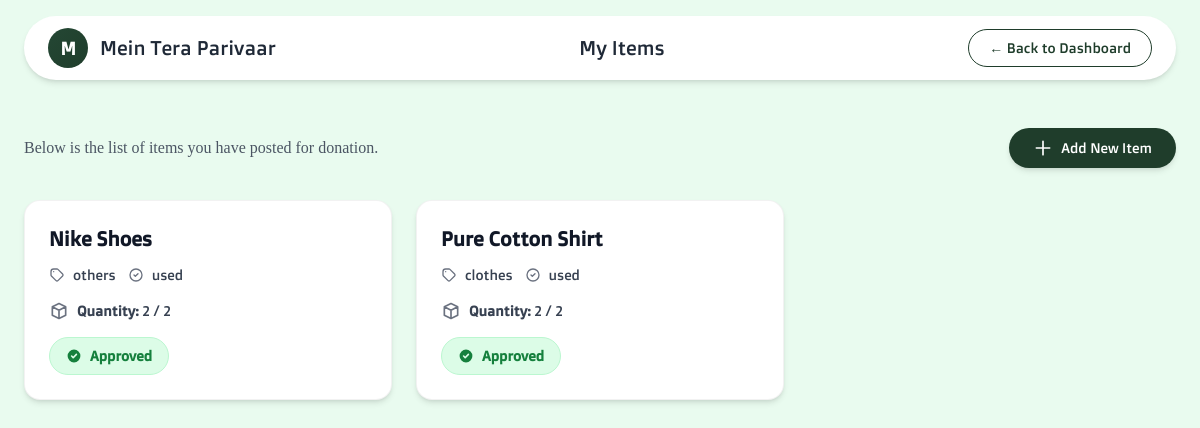
The app's page /items/myitemslist/ (signed in) with its own data.
### items/models.py (models this page shows, shortened)
class Item(models.Model):
    CATEGORY_CHOICES = (
        ('clothes', 'Clothes'),
        ('education', 'Education'),
        ('furniture', 'Furniture'),
        ('electronics', 'Electronics'),
        ('others', 'Others'),
    )
    CONDITION_CHOICES = (
        ('new', 'New'),
        ('used', 'Used'),
        ('very_good', 'Very Good'),
        ('good', 'Good'),
        ('fair', 'Fair'),
    )
    APPROVAL_STATUS_CHOICES = (
        ('pending', 'Pending'),
        ('approved', 'Approved'),
        ('rejected', 'Rejected'),
    )
    BOARD_TYPE_CHOICES = (
        ('MPBOARD', 'MP Board'),
        ('STATEBOARD', 'State Board'),
        ('CBSE', 'CBSE'),
        ('ICSE', 'ICSE'),
        ('OTHER', 'Other'),
    )
    owner = models.ForeignKey(
        settings.AUTH_USER_MODEL,
        on_delete=models.CASCADE,
        related_name='items'
    )
    name = models.CharField(max_length=200)
    category = models.CharField(max_length=50, choices=CATEGORY_CHOICES)
    condition = models.CharField(max_length=50, choices=CONDITION_CHOICES)
    description = models.TextField(blank=True)
    board_type = models.CharField(
        max_length=50,
        choices=BOARD_TYPE_CHOICES,
        blank=True,
        null=True
    )
    dice_code = models.CharField(max_length=20, blank=True, null=True)
    total_quantity = models.PositiveIntegerField(default=1)
    available_quantity = models.PositiveIntegerField(default=1)
    is_active = models.BooleanField(default=True)
    approval_status = models.CharField(
        max_length=20,
        choices=APPROVAL_STATUS_CHOICES,
        default='pending'
    )
    rejection_reason = models.TextField(blank=True, null=True)
    created_at = models.DateTimeField(auto_now_add=True)
    image = models.ImageField(
        upload_to='item_images/',
        blank=True,
        null=True
    )
    video = models.FileField(
        upload_to='item_videos/',
        blank=True,
        null=True
    )
    objects = models.Manager()        # default (admin & internal)
    approved = ApprovedItemManager()  # public

### items/views.py (the view)
# urls.py: path('myitemslist/', my_items_list, name='my_items_list'),
@login_required
@never_cache
def my_items_list(request):
    my_items = Item.objects.filter(
        owner=request.user,
        available_quantity__gt=0
    ).order_by('-created_at')
    context = {
        'my_items': my_items
    }
    return render(request, 'items/my_item_list.html', context)

### templates/items/my_item_list.html (shortened to what this page needs)
<!DOCTYPE html>
<html lang="en">
<head>
    <script src="https://cdn.tailwindcss.com"></script>
    {% load static %}
    <link rel="stylesheet" href="{% static 'css/globals.css' %}">
</head>
<body class="bg-bg min-h-screen">
    <header class="w-screen max-w-7xl mx-auto px-4 sm:px-6 py-4">
        <div
            class="bg-white rounded-xl sm:rounded-full shadow-md flex flex-col sm:flex-row items-center justify-between px-6 py-3 gap-4">
            <a href="{% url 'public_items' %}" class="flex items-center gap-3 hover:opacity-80 transition">
                <div
                    class="w-10 h-10 rounded-full bg-gradient-to-br from-[#244734] to-primary flex items-center justify-center text-white font-bold text-lg">
                    M
                </div>
                <span class="text-xl font-['Doppio_One'] text-gray-800">
                    Mein Tera Parivaar
                </span>
            </a>
            <span class="text-xl font-['Doppio_One'] text-gray-800">
                My Items
            </span>
            <a href="{% url 'dashboard' %}"
                class="border border-primary text-primary px-5 py-2 rounded-full hover:bg-primary hover:text-white transition text-sm font-medium">
                ← Back to Dashboard
            </a>
        </div>
    </header>
    <main class="w-full max-w-7xl mx-auto px-4 sm:px-6 py-8">
        <div class="mb-8 flex items-center justify-between">
            <p class="text-base text-gray-600 font-['DM_Sans']">
                Below is the list of items you have posted for donation.
            </p>
            <a href="{% url 'add_item' %}"
                class="bg-primary text-white px-6 py-2.5 rounded-full hover:bg-secondary transition shadow-md font-medium text-sm flex items-center gap-2">
                <svg class="w-5 h-5" fill="none" stroke="currentColor" viewBox="0 0 24 24">
                    <path stroke-linecap="round" stroke-linejoin="round" stroke-width="2" d="M12 4v16m8-8H4"></path>
                </svg>
                Add New Item
            </a>
        </div>
        {% if my_items %}
        <div class="grid grid-cols-1 md:grid-cols-2 lg:grid-cols-3 gap-6">
            {% for item in my_items %}
            <div
                class="bg-white rounded-2xl shadow-md hover:shadow-xl p-6 transition-all duration-300 hover:-translate-y-1 border border-black/5">
                <h3 class="text-xl font-bold text-gray-900 mb-3">
                    {{ item.name }}
                </h3>
                <div class="flex flex-wrap gap-3 mb-4">
                    <div class="flex items-center gap-2">
                        <svg class="w-4 h-4 text-gray-500" fill="none" stroke="currentColor" viewBox="0 0 24 24">
                            <path stroke-linecap="round" stroke-linejoin="round" stroke-width="2"
                                d="M7 7h.01M7 3h5c.512 0 1.024.195 1.414.586l7 7a2 2 0 010 2.828l-7 7a2 2 0 01-2.828 0l-7-7A1.994 1.994 0 013 12V7a4 4 0 014-4z">
                            </path>
                        </svg>
                        <span class="text-sm text-gray-700">
                            {{ item.category }}
                        </span>
                    </div>
                    <div class="flex items-center gap-2">
                        <svg class="w-4 h-4 text-gray-500" fill="none" stroke="currentColor" viewBox="0 0 24 24">
                            <path stroke-linecap="round" stroke-linejoin="round" stroke-width="2"
                                d="M9 12l2 2 4-4m6 2a9 9 0 11-18 0 9 9 0 0118 0z"></path>
                        </svg>
                        <span class="text-sm text-gray-700">
                            {{ item.condition }}
                        </span>
                    </div>
                </div>
                <div class="flex items-center gap-2 mb-4">
                    <svg class="w-5 h-5 text-gray-500" fill="none" stroke="currentColor" viewBox="0 0 24 24">
                        <path stroke-linecap="round" stroke-linejoin="round" stroke-width="2"
                            d="M20 7l-8-4-8 4m16 0l-8 4m8-4v10l-8 4m0-10L4 7m8 4v10M4 7v10l8 4"></path>
                    </svg>
                    <span class="text-sm text-gray-700">
                        <strong>Quantity:</strong> {{ item.available_quantity }} / {{ item.total_quantity }}
                    </span>
                </div>
                <div class="flex items-center gap-2">
                    {% if item.approval_status == 'approved' %}
                    <span
                        class="inline-flex items-center gap-2 px-4 py-2 text-sm font-semibold rounded-full bg-green-100 text-green-700 border border-green-200">
                        <svg class="w-4 h-4" fill="currentColor" viewBox="0 0 20 20">
                            <path fill-rule="evenodd"
                                d="M10 18a8 8 0 100-16 8 8 0 000 16zm3.707-9.293a1 1 0 00-1.414-1.414L9 10.586 7.707 9.293a1 1 0 00-1.414 1.414l2 2a1 1 0 001.414 0l4-4z"
                                clip-rule="evenodd"></path>
                        </svg>
                        Approved
                    </span>
                    {% endif %}
                </div>
            </div>
            {% endfor %}
        </div>
        {% endif %}
    </main>
</body>
</html>

### templates/items/my_item_list.html (style rules this page uses)
body { font-family: 'Doppio One', sans-serif; }

### records on screen
Item: name "Nike Shoes", category "others", condition "used", available_quantity "2", total_quantity "2", approval_status "approved" (drawn)
Item: name "Pure Cotton Shirt", category "clothes", condition "used", available_quantity "2", total_quantity "2", approval_status "approved" (drawn)
